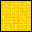

The Python source for this figure:
from PIL import Image, ImageDraw
import random

def generate_gold_block(output_path="金块.png"):
    # 金块特点：金黄色金属质感，带有自然纹理和光泽，保持方块特性
    size = 32
    image = Image.new("RGB", (size, size))
    draw = ImageDraw.Draw(image)
    
    # 金块颜色体系（金黄色调，区分基础色、纹理色和高光色）
    gold_colors = [
        (255, 215, 0),    # 基础金色（主色调）
        (240, 190, 0),    # 暗金色（用于纹理线条）
        (255, 230, 50),   # 亮金色（用于高光）
        (255, 220, 20)    # 暖金色（用于过渡）
    ]
    
    # 1. 填充基础底色（以金色为主，保持统一性）
    for x in range(1, size - 1):
        for y in range(1, size - 1):
            # 基础色占比高，保证整体金色基调
            if random.random() < 0.75:
                color = gold_colors[0]
            elif random.random() < 0.6:
                color = gold_colors[3]  # 少量暖金色过渡
            else:
                color = gold_colors[2]  # 少量高光
            draw.point((x, y), color)
    
    # 2. 绘制自然金属纹理（非严格网格，更自然的线条）
    # 横向纹理
    for y in range(2, size - 2, random.randint(3, 5)):
        for x in range(1, size - 1):
            # 线条有自然断续，避免过于规则
            if random.random() < 0.7:
                draw.point((x, y), gold_colors[1])
                # 线条下方添加轻微高光
                if y + 1 < size - 2 and random.random() < 0.4:
                    draw.point((x, y + 1), gold_colors[2])
    
    # 纵向纹理
    for x in range(2, size - 2, random.randint(4, 6)):
        for y in range(1, size - 1):
            if random.random() < 0.6:
                draw.point((x, y), gold_colors[1])
                # 线条右侧添加轻微高光
                if x + 1 < size - 2 and random.random() < 0.4:
                    draw.point((x + 1, y), gold_colors[2])
    
    # 3. 添加金属光泽高光（随机分布但不过于密集）
    # 小高光点
    for _ in range(30, 40):
        x = random.randint(1, size - 2)
        y = random.randint(1, size - 2)
        if random.random() < 0.5:
            draw.point((x, y), gold_colors[2])
    
    # 稍大的高光簇
    for _ in range(5, 8):
        x = random.randint(2, size - 4)
        y = random.randint(2, size - 4)
        for dx in range(2):
            for dy in range(2):
                draw.point((x + dx, y + dy), gold_colors[2])
    
    # 4. 绘制1像素黑色边框（保持方块特性）
    for x in range(size):
        draw.point((x, 0), (0, 0, 0))
        draw.point((x, size - 1), (0, 0, 0))
    
    for y in range(1, size - 1):
        draw.point((0, y), (0, 0, 0))
        draw.point((size - 1, y), (0, 0, 0))
    
    # 保存图片
    image.save(output_path)
    print(f"金块图片已生成：{output_path} (32x32像素)")

if __name__ == "__main__":
    generate_gold_block()
